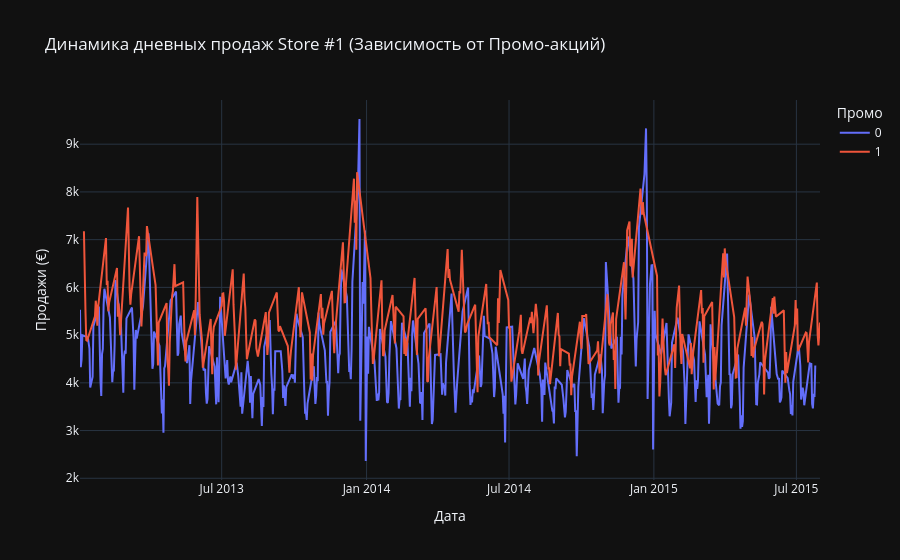

Source (notebook cell):
### Code cell
store_1 = active_sales[active_sales['Store'] == 1].sort_values('Date')

fig = px.line(
    store_1,
    x='Date',
    y='Sales',
    color='Promo',
    title='Динамика дневных продаж Store #1 (Зависимость от Промо-акций)',
    labels={'Sales': 'Продажи (€)', 'Date': 'Дата', 'Promo': 'Промо'}
)
fig.show()

### Figure 1 — Plotly figure (JSON) as saved in the notebook; plotly's stock layout.template omitted (floating-point values rounded to 4 significant figures; data arrays with more than 128 entries replaced by an {"elided": "..."} marker saying what was removed)
{"data": [{"hovertemplate": "Промо=0<br>Дата=%{x}<br>Продажи (€)=%{y}<extra></extra>", "legendgroup": "0", "line": {"color": "#636efa", "dash": "solid"}, "marker": {"symbol": "circle"}, "mode": "lines", "name": "0", "orientation": "v", "showlegend": true, "x": {"elided": "431 str values"}, "xaxis": "x", "y": {"elided": "431 int values"}, "yaxis": "y", "type": "scatter"}, {"hovertemplate": "Промо=1<br>Дата=%{x}<br>Продажи (€)=%{y}<extra></extra>", "legendgroup": "1", "line": {"color": "#EF553B", "dash": "solid"}, "marker": {"symbol": "circle"}, "mode": "lines", "name": "1", "orientation": "v", "showlegend": true, "x": {"elided": "350 str values"}, "xaxis": "x", "y": {"elided": "350 int values"}, "yaxis": "y", "type": "scatter"}], "layout": {"xaxis": {"anchor": "y", "domain": [0.0, 1.0], "title": {"text": "Дата"}}, "yaxis": {"anchor": "x", "domain": [0.0, 1.0], "title": {"text": "Продажи (€)"}}, "legend": {"title": {"text": "Промо"}, "tracegroupgap": 0}, "title": {"text": "Динамика дневных продаж Store #1 (Зависимость от Промо-акций)"}}}
